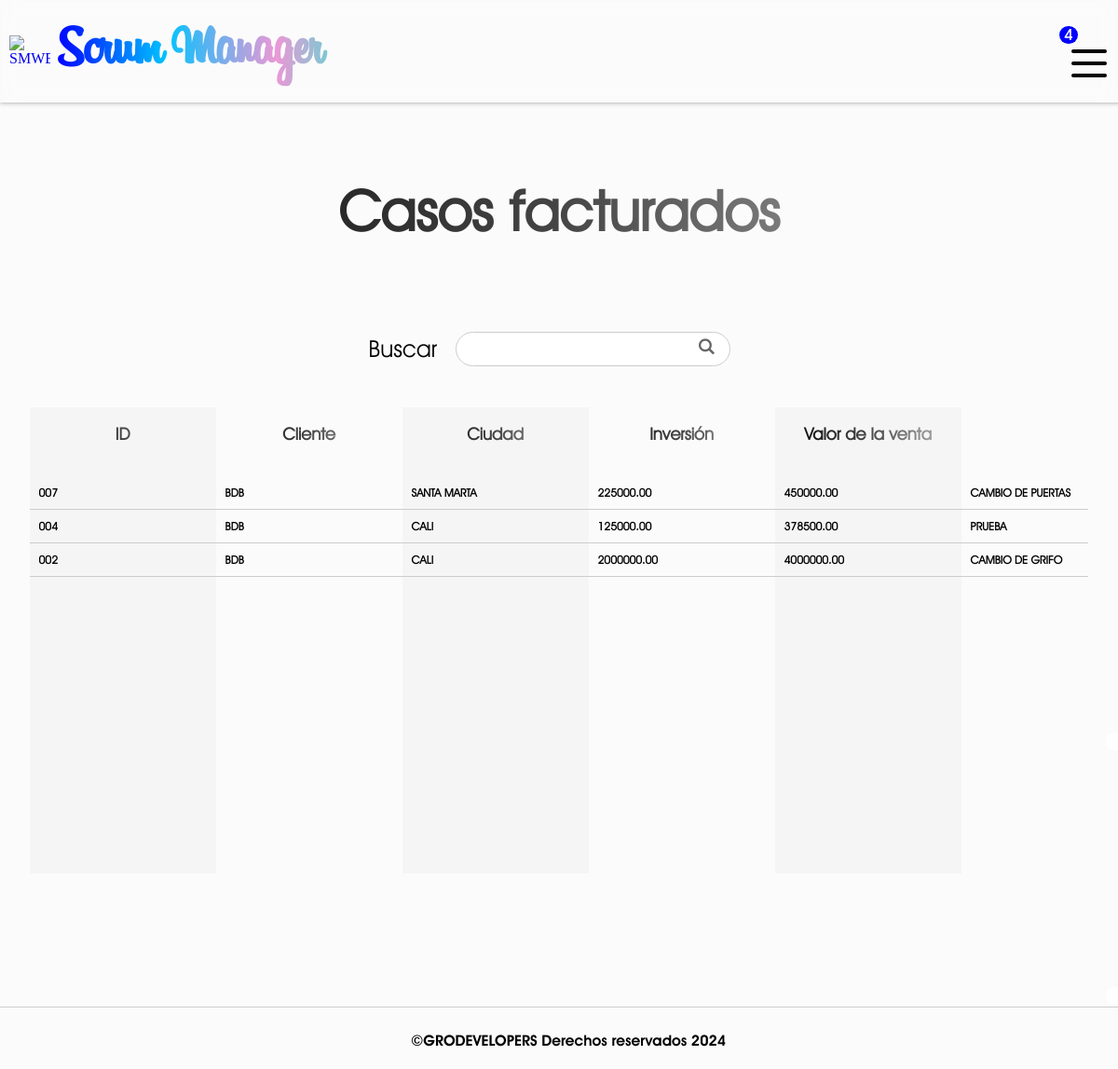
/invoiced-orders/ (signed in), run on the app's committed database.
### SMWEB/models.py (models this page shows, shortened)
class InvoicedOrder(models.Model):
    order_id = models.CharField(verbose_name="Número de caso", max_length=255, primary_key = True)
    client = models.CharField(verbose_name="Cliente", max_length=255, null=False, default="")
    city = models.CharField(verbose_name="Ciudad", max_length=255, null=False)
    invesment = models.DecimalField(verbose_name="Inversión", max_digits=20, decimal_places=2, null= True)
    sales_value = models.DecimalField(verbose_name="Valor de venta", max_digits=20, decimal_places=2, null= True)
    service_description = models.TextField(verbose_name="Descripción del servicio")
    remarks = models.TextField("Observaciones del caso", null= True)
    in_charge = models.CharField(verbose_name="Encargado", max_length=255, null=False, default="")
    assigned_by = models.CharField(verbose_name="Asignado por", max_length=255, null= False, default="")
    status = models.CharField(verbose_name="Estado", max_length=50, null= False, default="Activo")
    company = models.CharField(verbose_name="Empresa", max_length=255, null=False, default="")
    invoiced_by = models.CharField(verbose_name="facturado por", max_length=255, null= False, default="")
    invoice_id = models.CharField(verbose_name="Número de factura", max_length=255, null= False, default="")
    invoiced_at = models.DateField(verbose_name="Fecha de factura", auto_now_add=True)
    class Meta:
        verbose_name = 'Orden facturada'
        verbose_name_plural = 'Ordenes facturadas'

### SMWEB/views.py (the view, shortened to what this page needs)
# urls.py: path('invoiced-orders/', views.invoiced_orders, name='invoiced-orders'),
@login_required(login_url=inicio)
def invoiced_orders(request):
    user_rol = request.user.rol
    user_company = request.user.company_id
    if user_rol not in ['facturacion', 'gerente']:
        messages.warning(request, f'Tu rol de {user_rol} no te permite visualizar los casos facturados')
        return redirect('inicio')
    orders = InvoicedOrder.objects.filter(company = user_company).order_by('-order_id')
    return render(request, 'invoiced_orders.html',{
        'orders': orders
    })

### SMWEB/context_processors.py (called while the page is built, shortened)
def get_status(request):
    if request.user.is_authenticated:
        id = request.user.company_id
        company = Company.objects.get(id = id)
        return {
            'company': company
        }
    else:
        return {
            'company' : False
        }

def get_rejected_payments(request):
    if request.user.is_authenticated:
        company_id = request.user.company_id
        first_name = request.user.first_name
        rejected_payments = PaymentRejected.objects.filter(company = company_id).filter(in_charge = first_name.upper()).count()
        return {
            'rejected_payments': rejected_payments
        }
    return {
        'rejected_payments': False
        }

def get_payments(request):
    if request.user.is_authenticated:
        company_id = request.user.company_id
        payments = OrderPayment.objects.filter(company = company_id).count()
        return {
            'received_payments': payments
        }
    return {
        'received_payments': False
        }

def get_affiliations(request):
    if request.user.is_authenticated:
        company_id = request.user.company_id
        affiliations = Affiliation.objects.filter(company = company_id).count()
        return {
            'received_affiliations': affiliations
        }
    return {
        'received_affiliations': False
        }

def get_rejected_affiliations(request):
    if request.user.is_authenticated:
        company_id = request.user.company_id
        first_name = request.user.first_name
        rejected_affiliation = RejectedAffiliation.objects.filter(company = company_id).filter(in_charge = first_name.upper()).count()
        return {
            'rejected_affiliations': rejected_affiliation
        }
    return {
        'rejected_affiliations': False
        }

def get_notifies(request):
    if request.user.is_authenticated:
        user_rol = request.user.rol
        if user_rol == 'gerente':
            company_id = request.user.company_id
            payments = OrderPayment.objects.filter(company = company_id).count()
            affiliations = Affiliation.objects.filter(company = company_id).count()
            notifies = payments + affiliations
            return {
                'notifies': notifies
            }
    else:
        return {
            'notifies': False
        }

### SMWEB/templates/invoiced_orders.html (shortened to what this page needs)
{% extends "layout.html" %}
{% block content %}
    {% if company.status %}
        <h1 id="title" >Casos facturados</h1>
        <form action="" method="post" class="search_engine">
            <label for="search">Buscar</label>
            <input type="text" name="search">
            <input type="submit" class="symbol_search" value="L">
        </form>
        {% if orders %}
            <section id="orders">
                <div class="orders__column orders__column--id">
                    <h3 class="column__title-orders">ID</h3>
                    {% for order in orders %}
                        <div class="orders__element orders__element-id">{{order.order_id}}</div>
                    {% endfor %}
                </div>
                <div class="orders__column orders__column--client">
                    <h3 class="column__title-orders">Cliente</h3>
                    {% for order in orders %}
                        <div class="orders__element orders__element-client">{{order.client}}</div>
                    {% endfor %}
                </div>
                <div class="orders__column orders__column--city">
                    <h3 class="column__title-orders">Ciudad</h3>
                    {% for order in orders %}
                        <div class="orders__element orders__element-city">{{order.city}}</div>
                    {% endfor %}
                </div>
                <div class="orders__column orders__column--invesment">
                    <h3 class="column__title-orders">Inversión</h3>
                    {% for order in orders %}
                        <div class="orders__element orders__element-invesment">{{order.invesment}}</div>
                    {% endfor %}
                </div>
                <div class="orders__column orders__column--sales_value">
                    <h3 class="column__title-orders">Valor de la venta</h3>
                    {% for order in orders %}
                        <div class="orders__element orders__element-sales_value">{{order.sales_value}}</div>
                    {% endfor %}
                </div>
                <div class="orders__column orders__column--service_description">
                    <h3 class="column__title-orders">Descripción</h3>
                    {% for order in orders %}
                        <div class="orders__element orders__element-service_description">{{order.service_description}}</div>
                    {% endfor %}
                </div>
            </section>
        {% else %}
            <h1 id="title" >No existen casos</h1>
        {% endif %}
    {% else %}
        <h1 id="title" >Lo siento {{user.first_name}}, tu empresa se encuentra inactiva</h1>
    {% endif %}
    {% load static %}
{% endblock %}

### SMWEB/static/css/styles.css (style rules this page uses)
:root { --title-font: 'Billabong'; --normal-font: 'Avant gardent light'; --menu-font: 'Avant gardent bold'; --symbol-font: 'Symbol'; }
* { text-decoration: none; }
body { background-color: #FBFBFB; margin: 0px; }
#content > #title { text-align: center; width: 100%; }
#title { font-family: var(--normal-font); font-size: 60px; background: linear-gradient(90deg, black, rgb(69, 69, 69), rgb(197, 197, 197)); -webkit-background-clip: text; -webkit-text-fill-color: transparent; }
.search_engine { width: 80%; height: 125px; display: flex; justify-content: center; align-items: center; position: relative; }
.search_engine label { font-family: var(--normal-font); font-size: 25px; }
.search_engine input[type="text"] { flex-basis: 30%; height: 20%; border-radius: 999px; outline: none; border: 1px solid #ccc; margin: 0px 20px; line-height: 15px; padding: 5px 15px; padding-right: 0px; font-family: var(--normal-font); font-size: 17px; transition: all 300ms; }
.search_engine input[type="submit"] { background-color: transparent; border: none; padding: 0px; cursor: pointer; color: #666; font-family: var(--symbol-font); font-size: 17px; font-weight: lighter; position: absolute; top: 40%; right: 32%; transition: all 300ms; }
#orders, #payments, #affiliations { width: 98%; height: 500px; justify-content: space-around; align-items:stretch; overflow-y: scroll; display: flex; flex-direction: row; flex-wrap: nowrap; }
.orders__column, .payments__column, .affiliations__column { min-width: 200px; }
.orders__column--service_description, .orders__column--remarks { min-width: 900px; }
.column__title-orders, .column__title { text-align: center; font-family: var(--normal-font); font-size: 18px; background: linear-gradient(90deg, black, rgb(69, 69, 69), rgb(197, 197, 197)); -webkit-background-clip: text; -webkit-text-fill-color: transparent; margin-bottom: 35px; }
.orders__element, .payments__element, .affiliations__element { font-family: var(--normal-font); font-size: 12px; font-weight: bold; border-bottom: 1px solid #ccc; padding: 10px 10px; transition: all 450ms; }
.orders__column--id, .payments__column--id, .orders__column--created_at, .orders__column--finished_at, .orders__column--deleted_at, .orders__column--city, .payments__column--city, .orders__column--sales_value, .payments__column--sales_value, .orders__column--remarks, .payments__column--in_charge, .orders__column--assigned_by, .payments__column--account_owner, .payments__column--account_number, .payments__column--amount, .payments__column--made_by, .payments__column--rejected_at, .affiliations__column--full_name, .affiliations__column--client, .affiliations__column--affiliation_cost, .affiliations__column--since, .affiliations__column--company, .affiliations__column--created_by, .affiliations__column--rejected_by, .affiliations__column--approved_by { background-color: #f0f0f084; }

### data on the page
InvoicedOrder: order_id "007", client "BDB", city "SANTA MARTA", invesment "225000.00", sales_value "450000.00", service_description "CAMBIO DE PUERTAS"
InvoicedOrder: order_id "004", client "BDB", city "CALI", invesment "125000.00", sales_value "378500.00", service_description "PRUEBA"
InvoicedOrder: order_id "002", client "BDB", city "CALI", invesment "2000000.00", sales_value "4000000.00", service_description "CAMBIO DE GRIFO"

### other printed values
{{ notifies }} "4"
